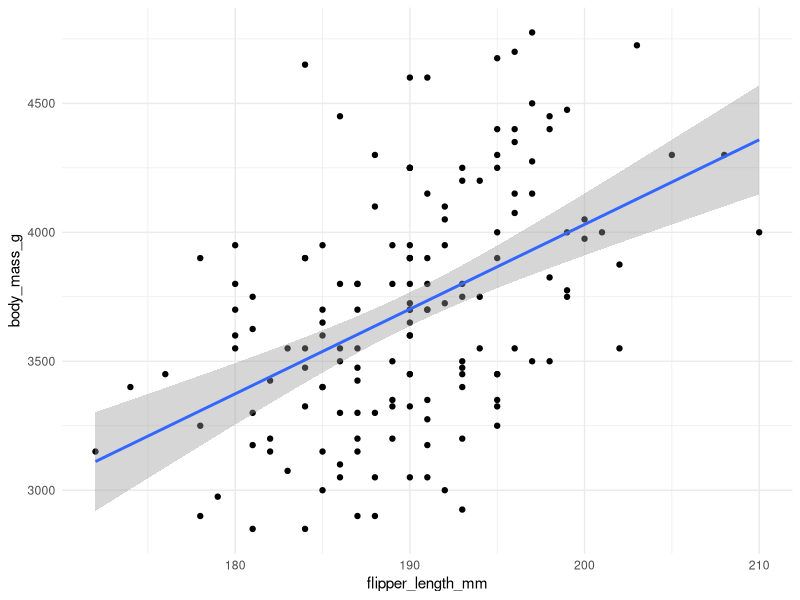
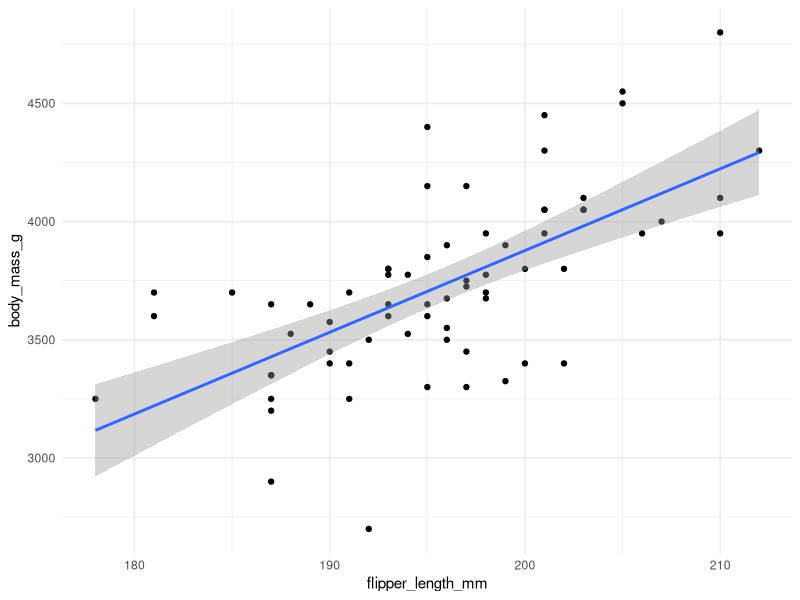
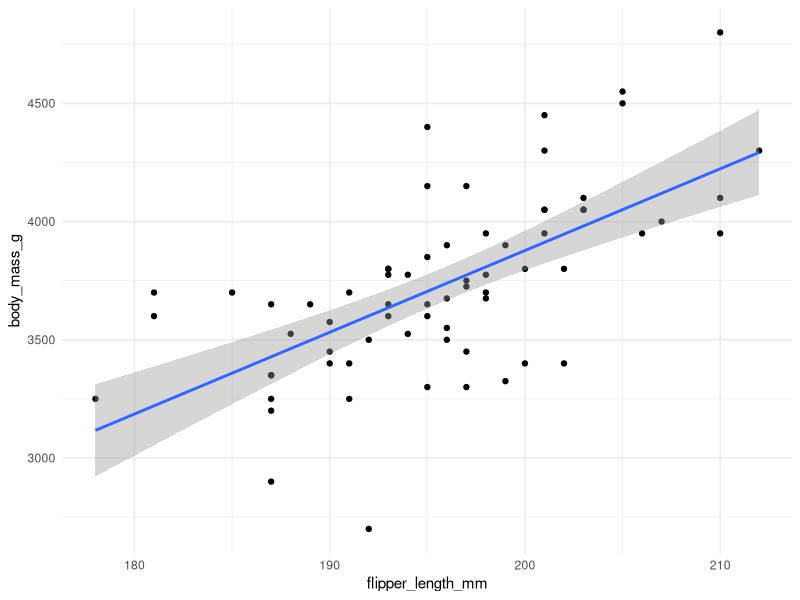
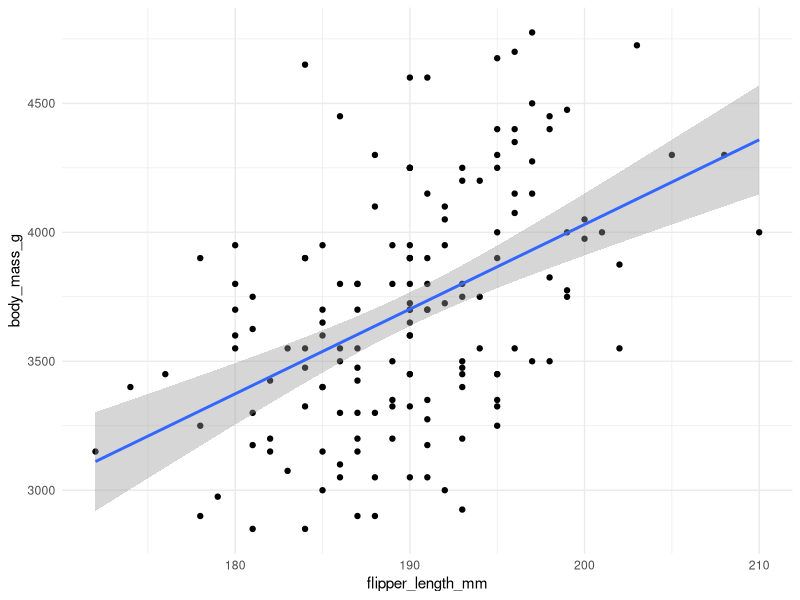
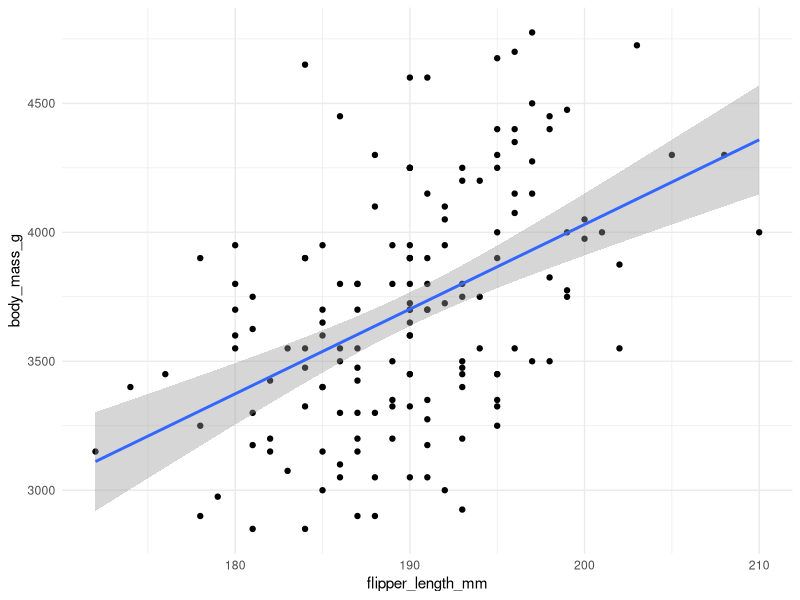
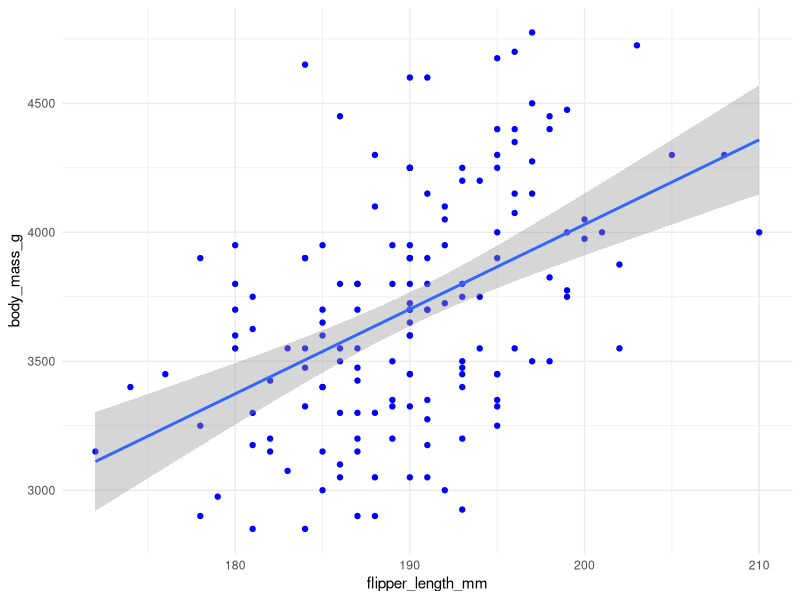
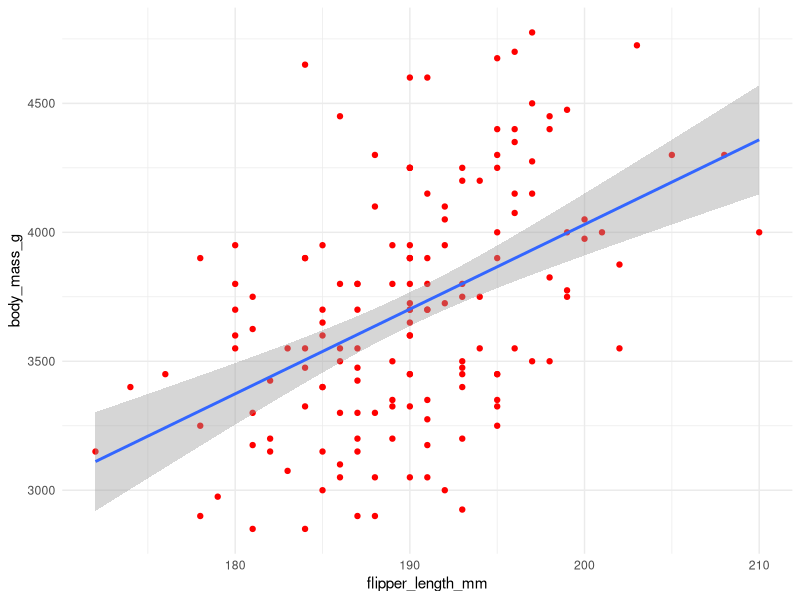

Recreate these plots in R, in order. (Note: this script raises an error after producing the figures.)
## ---- chunk 1
#| label: messy_script
library(tidyverse)
library(palmerpenguins)

# Adelie species
adelie <- filter(penguins, species == "Adelie")
ggplot(adelie, aes(flipper_length_mm, body_mass_g)) +
  geom_point() +
  geom_smooth(method = "lm") +
  theme_minimal()

# Chinstrap species
chinstrap <- filter(penguins, species == "Chinstrap")
ggplot(chinstrap, aes(flipper_length_mm, body_mass_g)) +
  geom_point() +
  geom_smooth(method = "lm") +
  theme_minimal()

# Gentoo species
gentoo <- filter(penguins, species == "Chinstrap")
ggplot(gentoo, aes(flipper_length_mm, body_mass_g)) +
  geom_point() +
  geom_smooth(method = "lm") +
  theme_minimal()
## ---- chunk 2
#| label: function_example
#| eval: true
add_numbers <- function(x, y) {
  x + y
}

add_numbers(1, 1)
add_numbers(x = 1, y = 1)
## ---- chunk 3
adelie <- filter(penguins, species == "Adelie")
ggplot(adelie, aes(flipper_length_mm, body_mass_g)) +
  geom_point() +
  geom_smooth(method = "lm") +
  theme_minimal()
## ---- chunk 4
# generic penguin function
plot_penguins <- function(data) {
  ggplot(data, aes(flipper_length_mm, body_mass_g)) +
    geom_point() +
    geom_smooth(method = "lm") +
    theme_minimal()
}
# apply the function to the Adelie data
adelie <- filter(penguins, species == "Adelie")
plot_penguins(adelie)
## ---- chunk 5
# Define a default color for penguin data points
plot_penguins <- function(data, point_color = "blue") {
  ggplot(data, aes(flipper_length_mm, body_mass_g)) +
    geom_point(color = point_color) +
    geom_smooth(method = "lm") +
    theme_minimal()
}
# Call the function with the default blue color
plot_penguins(adelie)
# Call the function with a custom color
plot_penguins(adelie, point_color = "red")
## ---- chunk 6
sqrt(1)
sqrt(2)
sqrt(3)
## ---- chunk 7
# for loop
for (x in 1:3) {
  sqrt(x)
}

# Functions from the apply family
lapply(1:3, sqrt) # a list
sapply(1:3, sqrt) # a vector
## ---- chunk 8
# x: a list or vector to iterate over
# f: a function to apply to each element of x
map(x, f)
## ---- chunk 9
#| label: map_example
#| eval: true
# The map function always returns it's result as a list
library(purrr)
map(1:3, sqrt)
## ---- chunk 10
#| eval: true
# draw 1 random number from a normal distribution with mean 1, 2 and 3
rnorm(n = 1, mean = 1)
rnorm(n = 1, mean = 2)
rnorm(n = 1, mean = 3)
## ---- chunk 11
# iterator is passed to the n argument, not the mean argument
map(1:3, rnorm)
## ---- chunk 12
map(1:3, \(x) rnorm(n = 1, mean = x))
# same as
map(1:3, function(x) rnorm(n = 1, mean = x))
## ---- chunk 13
# return result as list (always works)
map(1:3, sqrt)
# return results as double vector (only works if results are single numbers)
map_dbl(1:3, sqrt)
